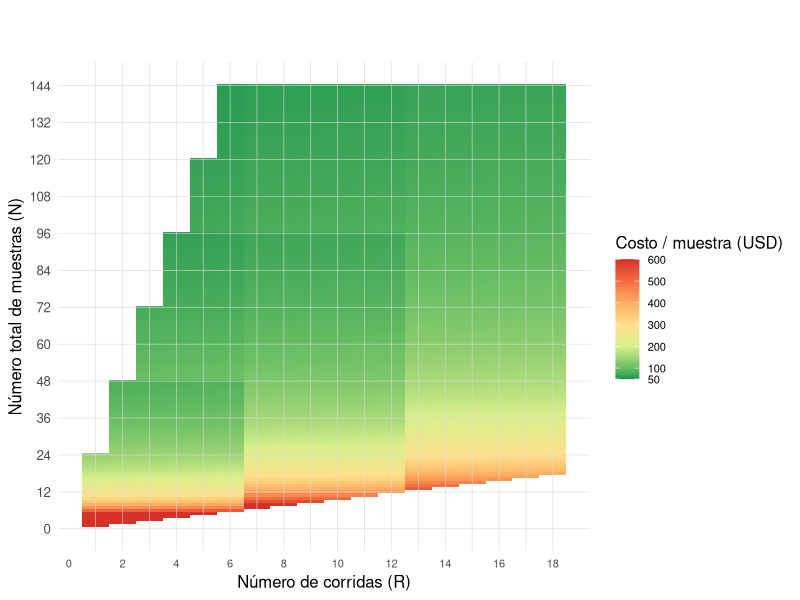
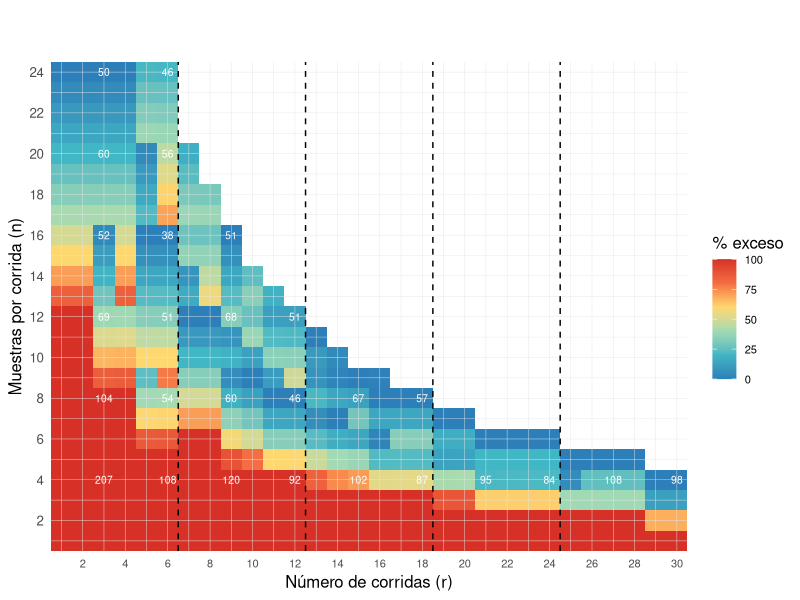

Generate these figures, in order, with R:
## ---- chunk 1
library(tidyverse)
library(scales)

# -----------------------------
# PARÁMETROS
# -----------------------------
C_FC   <- 1125.20
C_RBK  <- 1300
C_RAA  <- 543
C_WGA  <- 18.90
C_wash <- 32.33

# -----------------------------
# FUNCIÓN DE COSTO PROMEDIO
# -----------------------------
cost_surface <- function(N, R){

  # escenarios inviables
  if(R > N) return(NA_real_)

  n_bar <- N / R

  # restringimos a espacio operativo razonable
  if(n_bar < 0 || n_bar > 24) return(NA_real_)

  RBK <- ceiling(N / 144)
  RAA <- ceiling(R / 6)
  FC  <- max(ceiling(N / 48), ceiling(R / 6))

  total_cost <-
    N * C_WGA +
    RBK * C_RBK +
    RAA * C_RAA +
    FC * C_FC +
    (R - FC) * C_wash

  total_cost / N
}

# -----------------------------
# GRILLA GLOBAL
# -----------------------------
grid_cost <- expand_grid(
  N = 1:144,
  R = 1:18
) %>%
  mutate(
    muestras_por_corrida = N / R,
    cost_per_sample = map2_dbl(N, R, cost_surface)
  ) %>%
  filter(!is.na(cost_per_sample))

# -----------------------------
# HEATMAP
# -----------------------------
ggplot(grid_cost, aes(x = R, y = N, fill = cost_per_sample)) +
  geom_tile(color = NA) +

geom_vline(xintercept = seq(1, 18, by = 1),
           color = "grey85", linewidth = 0.2) +

geom_hline(yintercept = seq(0, 144, by = 12),
           color = "grey85", linewidth = 0.2)+
  
scale_fill_gradientn(
  colours = c(
    "#1a9850",  # verde fuerte
    "#66bd63",
    "#d9ef8b",
    "#fee08b",
    "#fdae61",
    "#f46d43",
    "#d73027"
  ),
  values = scales::rescale(c(50, 100, 200, 300, 400, 500, 600)),
  limits = c(50, 600),
  oob = scales::squish,
  breaks = c(50, 100, 200, 300, 400, 500, 600),
  labels = scales::label_number(accuracy = 1),
  name = "Costo / muestra (USD)"
) +
  scale_x_continuous(breaks = seq(0, 30, by = 2)) +
  scale_y_continuous(breaks = seq(0, 144, by = 12)) +
  labs(
    title = "",
    subtitle = "",
    x = "Número de corridas (R)",
    y = "Número total de muestras (N)"
  ) +
  theme_minimal(base_size = 12)  +
  theme(
    panel.grid = element_blank(),
    axis.text.x = element_text(size = 8)
  )+
  theme(
  legend.text = element_text(size = 8)
)

## ---- chunk 2
# ============================================================
# MAPA UNIFICADO CORREGIDO (RBK = 144)
# ============================================================

library(tidyverse)
library(purrr)
library(scales)

# -----------------------------
# PARÁMETROS (ALINEADOS CON TABLA)
# -----------------------------
C_FC   <- 1125.20
C_RBK  <- 1300
C_RAA  <- 543
C_WGA  <- 18.90
C_wash <- 32.33

# ============================================================
# SIMULADOR
# ============================================================

simulate_runs <- function(runs){

  FC_count <- 1
  RBK_count <- 1
  WGA_count <- 1

  run_in_fc <- 0
  samples_in_fc <- 0
  total_samples <- 0

  reactions_left <- 6

  total_cost <- C_FC + C_RBK   # sin RAA inicial

  log <- list()

  for(i in seq_along(runs)){

    n <- runs[i]
    evento <- c()

    # cambio de FC
    if(samples_in_fc + n > 48 || run_in_fc >= 6){
      FC_count <- FC_count + 1
      run_in_fc <- 0
      samples_in_fc <- 0
      total_cost <- total_cost + C_FC
      evento <- c(evento, "Nuevo FC")
    }

    # wash
    wash_cost <- 0
    if(run_in_fc > 0){
      total_cost <- total_cost + C_wash
      wash_cost <- C_wash
      evento <- c(evento, "Wash")
    }

    # RBK
    RBK_needed <- ceiling((total_samples + n) / 144)
    if(RBK_needed > RBK_count){
      RBK_count <- RBK_needed
      total_cost <- total_cost + C_RBK
      evento <- c(evento, "Compra RBK")
    }

    # WGA (100 muestras)
    WGA_needed <- ceiling((total_samples + n) / 100)
    if(WGA_needed > WGA_count){
      WGA_count <- WGA_needed
      total_cost <- total_cost + C_WGA * 100
      evento <- c(evento, "Compra WGA")
    }

    total_samples <- total_samples + n

    # RAA
    if(reactions_left == 0){
      reactions_left <- 6
      total_cost <- total_cost + C_RAA
      evento <- c(evento, "Compra RAA")
    }

    reactions_left <- reactions_left - 1

    run_in_fc <- run_in_fc + 1
    samples_in_fc <- samples_in_fc + n

    log[[i]] <- tibble(
      costo_promedio_global = total_cost / total_samples
    )
  }

  bind_rows(log)
}

# ============================================================
# FUNCIÓN COSTO (RESTRINGIDA A RBK)
# ============================================================

calc_cost_nr <- function(n, r){

  if(n * r > 144) return(NA_real_)

  runs <- rep(n, r)
  res <- simulate_runs(runs)

  tail(res$costo_promedio_global, 1)
}

# ============================================================
# GRID
# ============================================================

grid_op <- expand.grid(
  n = 1:24,
  r = 1:30
) %>%
  filter(n * r <= 144)

grid_op <- grid_op %>%
  mutate(
    costo = map2_dbl(n, r, calc_cost_nr)
  )


# óptimo por r
optimos <- grid_op %>%
  group_by(r) %>%
  summarise(costo_opt = min(costo, na.rm = TRUE), .groups = "drop")

grid_op <- grid_op %>%
  left_join(optimos, by = "r") %>%
  mutate(
    exceso_pct = 100 * (costo / costo_opt - 1)
  )

# ============================================================
# GRÁFICO FINAL
# ============================================================

ggplot(grid_op, aes(x = r, y = n, fill = exceso_pct)) +

  geom_tile(color = NA) +

  # -------------------------
  # GRILLA (encima del heatmap)
  # -------------------------
  geom_vline(
    xintercept = seq(1, 30, by = 1),
    color = "grey90", linewidth = 0.15
  ) +

  geom_hline(
    yintercept = seq(1, 24, by = 1),
    color = "grey90", linewidth = 0.15
  ) +

  # -------------------------
  # BLOQUES DE FLOW CELL (cada 6)
  # -------------------------
  geom_vline(
    xintercept = seq(6.5, 30, by = 6),
    linetype = "dashed",
    linewidth = 0.5,
    color = "black"
  ) +

  # -------------------------
  # TEXTO (USD)
  # -------------------------
  geom_text(
    data = grid_op %>% filter(n %% 4 == 0, r %% 3 == 0),
    aes(label = round(costo, 0)),
    size = 2.6,
    color = "white"
  ) +

  # -------------------------
  # ESCALA
  # -------------------------
  scale_fill_gradientn(
    colors = c("#2C7FB8", "#41B6C4", "#A1DAB4", "#FDD870", "#F46D43", "#D73027"),
    limits = c(0, 100),
    oob = scales::squish,
    name = "% exceso"
  ) +

  # -------------------------
  # EJES
  # -------------------------
  scale_x_continuous(
    breaks = seq(0, 30, by = 2),
    expand = c(0, 0)
  ) +

  scale_y_continuous(
    breaks = seq(0, 24, by = 2),
    expand = c(0, 0)
  ) +

  labs(
    title = "",
    subtitle = "",
    x = "Número de corridas (r)",
    y = "Muestras por corrida (n)"
  ) +

  theme_minimal(base_size = 12) +
  theme(
    panel.grid = element_blank(),
    axis.text.x = element_text(size = 8),
    legend.text = element_text(size = 8)
  )
